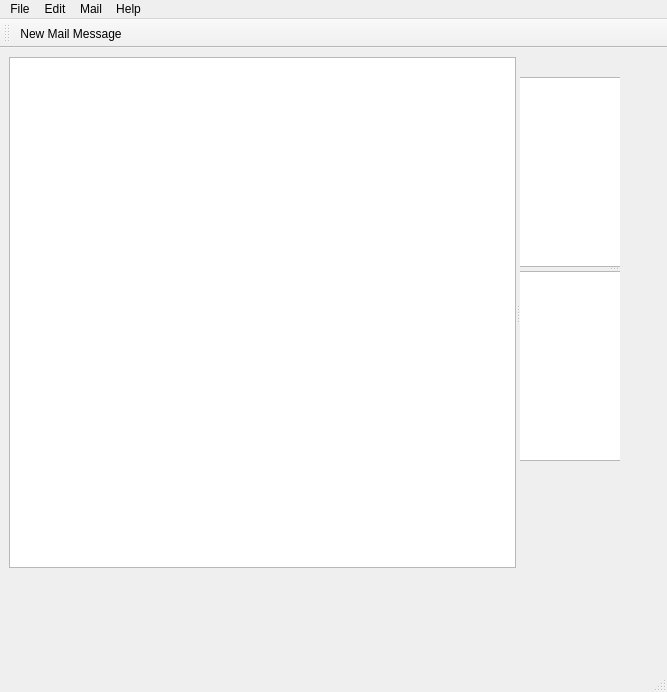
<?xml version="1.0" encoding="UTF-8"?>
<ui version="4.0">
 <class>BitSharesMainWindow</class>
 <widget class="QMainWindow" name="BitSharesMainWindow">
  <property name="geometry">
   <rect>
    <x>0</x>
    <y>0</y>
    <width>667</width>
    <height>692</height>
   </rect>
  </property>
  <property name="windowTitle">
   <string>MainWindow</string>
  </property>
  <widget class="QWidget" name="centralWidget">
   <widget class="QSplitter" name="treeStackSplitter">
    <property name="geometry">
     <rect>
      <x>9</x>
      <y>9</y>
      <width>611</width>
      <height>511</height>
     </rect>
    </property>
    <property name="orientation">
     <enum>Qt::Horizontal</enum>
    </property>
    <widget class="QTreeView" name="bitSharesTreeView"/>
    <widget class="QStackedWidget" name="stackedWidget">
     <property name="sizePolicy">
      <sizepolicy hsizetype="MinimumExpanding" vsizetype="Expanding">
       <horstretch>0</horstretch>
       <verstretch>0</verstretch>
      </sizepolicy>
     </property>
     <property name="minimumSize">
      <size>
       <width>100</width>
       <height>0</height>
      </size>
     </property>
     <property name="currentIndex">
      <number>0</number>
     </property>
     <widget class="QWidget" name="chatPage">
      <property name="sizePolicy">
       <sizepolicy hsizetype="Expanding" vsizetype="Expanding">
        <horstretch>0</horstretch>
        <verstretch>0</verstretch>
       </sizepolicy>
      </property>
      <widget class="QSplitter" name="chatSplitter">
       <property name="geometry">
        <rect>
         <x>-30</x>
         <y>20</y>
         <width>256</width>
         <height>384</height>
        </rect>
       </property>
       <property name="sizePolicy">
        <sizepolicy hsizetype="Expanding" vsizetype="Expanding">
         <horstretch>0</horstretch>
         <verstretch>0</verstretch>
        </sizepolicy>
       </property>
       <property name="orientation">
        <enum>Qt::Vertical</enum>
       </property>
       <widget class="QListView" name="chatView"/>
       <widget class="QPlainTextEdit" name="chatTextEdit"/>
      </widget>
     </widget>
     <widget class="QWidget" name="mailPage">
      <property name="sizePolicy">
       <sizepolicy hsizetype="Expanding" vsizetype="Expanding">
        <horstretch>0</horstretch>
        <verstretch>0</verstretch>
       </sizepolicy>
      </property>
      <widget class="QSplitter" name="mailSplitter">
       <property name="geometry">
        <rect>
         <x>10</x>
         <y>20</y>
         <width>225</width>
         <height>511</height>
        </rect>
       </property>
       <property name="sizePolicy">
        <sizepolicy hsizetype="Expanding" vsizetype="Expanding">
         <horstretch>0</horstretch>
         <verstretch>0</verstretch>
        </sizepolicy>
       </property>
       <property name="orientation">
        <enum>Qt::Vertical</enum>
       </property>
       <widget class="QTableView" name="mailHeadersTable"/>
       <widget class="QTextBrowser" name="mailPreview"/>
      </widget>
     </widget>
    </widget>
   </widget>
   <widget class="QSplitter" name="splitter">
    <property name="geometry">
     <rect>
      <x>0</x>
      <y>0</y>
      <width>0</width>
      <height>0</height>
     </rect>
    </property>
    <property name="orientation">
     <enum>Qt::Vertical</enum>
    </property>
   </widget>
  </widget>
  <widget class="QMenuBar" name="menuBar">
   <property name="geometry">
    <rect>
     <x>0</x>
     <y>0</y>
     <width>667</width>
     <height>21</height>
    </rect>
   </property>
   <widget class="QMenu" name="menuBitShares">
    <property name="title">
     <string>File</string>
    </property>
    <addaction name="actionNew_Profile"/>
    <addaction name="actionOpen_Profile"/>
    <addaction name="actionExit"/>
    <addaction name="actionRecent_Profiles"/>
   </widget>
   <widget class="QMenu" name="menuEdit">
    <property name="title">
     <string>Edit</string>
    </property>
    <addaction name="actionUndo"/>
    <addaction name="actionRedo"/>
    <addaction name="separator"/>
    <addaction name="actionCut"/>
    <addaction name="actionCopy"/>
    <addaction name="actionPaste"/>
    <addaction name="actionDelete_Message"/>
    <addaction name="separator"/>
    <addaction name="actionFind"/>
   </widget>
   <widget class="QMenu" name="menuMail">
    <property name="title">
     <string>Mail</string>
    </property>
    <addaction name="actionCreateMail"/>
    <addaction name="actionReply"/>
    <addaction name="actionReply_To_all"/>
    <addaction name="actionForward"/>
   </widget>
   <widget class="QMenu" name="menuHelp">
    <property name="title">
     <string>Help</string>
    </property>
    <addaction name="actionAbout"/>
   </widget>
   <addaction name="menuBitShares"/>
   <addaction name="menuEdit"/>
   <addaction name="menuMail"/>
   <addaction name="menuHelp"/>
  </widget>
  <widget class="QToolBar" name="mainToolBar">
   <attribute name="toolBarArea">
    <enum>TopToolBarArea</enum>
   </attribute>
   <attribute name="toolBarBreak">
    <bool>false</bool>
   </attribute>
   <addaction name="actionCreateMail"/>
  </widget>
  <widget class="QStatusBar" name="statusBar"/>
  <action name="actionOpen_Profile">
   <property name="text">
    <string>Open Profile...</string>
   </property>
  </action>
  <action name="actionExit">
   <property name="text">
    <string>Exit</string>
   </property>
  </action>
  <action name="actionNew_Profile">
   <property name="text">
    <string>New Profile...</string>
   </property>
  </action>
  <action name="actionRecent_Profiles">
   <property name="text">
    <string>Recent Profiles</string>
   </property>
  </action>
  <action name="actionAbout">
   <property name="text">
    <string>About</string>
   </property>
  </action>
  <action name="actionCreateMail">
   <property name="icon">
    <iconset resource="bitshares.qrc">
     <normaloff>:/images/images/pencil_small.png</normaloff>:/images/images/pencil_small.png</iconset>
   </property>
   <property name="text">
    <string>New Mail Message</string>
   </property>
   <property name="shortcut">
    <string>Ctrl+N</string>
   </property>
  </action>
  <action name="actionReply">
   <property name="text">
    <string>Reply</string>
   </property>
   <property name="shortcut">
    <string>Ctrl+R</string>
   </property>
  </action>
  <action name="actionReply_To_all">
   <property name="text">
    <string>Reply to all</string>
   </property>
   <property name="shortcut">
    <string>Ctrl+Shift+R</string>
   </property>
  </action>
  <action name="actionForward">
   <property name="text">
    <string>Forward</string>
   </property>
  </action>
  <action name="actionUndo">
   <property name="text">
    <string>Undo</string>
   </property>
   <property name="shortcut">
    <string>Ctrl+Z</string>
   </property>
  </action>
  <action name="actionRedo">
   <property name="text">
    <string>Redo</string>
   </property>
   <property name="shortcut">
    <string>Ctrl+Y</string>
   </property>
  </action>
  <action name="actionCut">
   <property name="text">
    <string>Cut</string>
   </property>
   <property name="shortcut">
    <string>Ctrl+X</string>
   </property>
  </action>
  <action name="actionCopy">
   <property name="text">
    <string>Copy</string>
   </property>
   <property name="shortcut">
    <string>Ctrl+C</string>
   </property>
  </action>
  <action name="actionPaste">
   <property name="text">
    <string>Paste</string>
   </property>
   <property name="shortcut">
    <string>Ctrl+V</string>
   </property>
  </action>
  <action name="actionDelete_Message">
   <property name="text">
    <string>Delete Message</string>
   </property>
   <property name="shortcut">
    <string>Del</string>
   </property>
  </action>
  <action name="actionFind">
   <property name="text">
    <string>Find</string>
   </property>
   <property name="shortcut">
    <string>Ctrl+F</string>
   </property>
  </action>
 </widget>
 <layoutdefault spacing="6" margin="11"/>
 <resources>
  <include location="bitshares.qrc"/>
 </resources>
 <connections/>
</ui>
